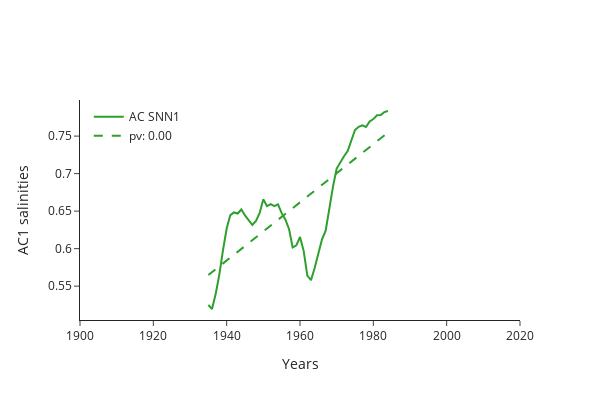

Notebook code for this chart:
### Code cell
fig = go.Figure()

fig.add_trace(go.Scatter(x=years_1900_2019+window_length//2, y=AC_SNN1, mode='lines', name='AC SNN1', line=dict(color='#2CA02C')))
fig.add_trace(go.Scatter(x=years_1900_2019+window_length//2, y=slopeAC_SNN1 * np.arange(len(AC_SNN1)) + interceptAC_SNN1, mode='lines', name=f'pv: {pvalAC_SNN1:.2f}', line=dict(color='#2CA02C', dash='dash')))

fig.update_layout(xaxis_range=[1900, 2020], xaxis_title='Years', yaxis_title='AC1 salinities', height=400, width=600, template='simple_white', legend=dict(x=0.02, y=0.99))
fig.show()
